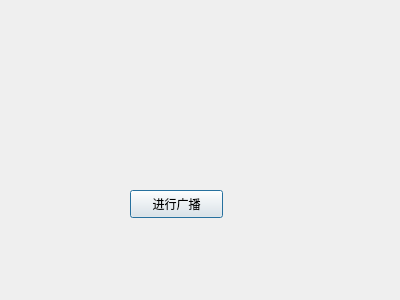
<?xml version="1.0" encoding="UTF-8"?>
<ui version="4.0">
 <class>Sender</class>
 <widget class="QDialog" name="Sender">
  <property name="geometry">
   <rect>
    <x>0</x>
    <y>0</y>
    <width>400</width>
    <height>300</height>
   </rect>
  </property>
  <property name="windowTitle">
   <string>Sender</string>
  </property>
  <widget class="QPushButton" name="pushButton">
   <property name="geometry">
    <rect>
     <x>130</x>
     <y>190</y>
     <width>93</width>
     <height>28</height>
    </rect>
   </property>
   <property name="text">
    <string>进行广播</string>
   </property>
  </widget>
 </widget>
 <layoutdefault spacing="6" margin="11"/>
 <resources/>
 <connections/>
</ui>
